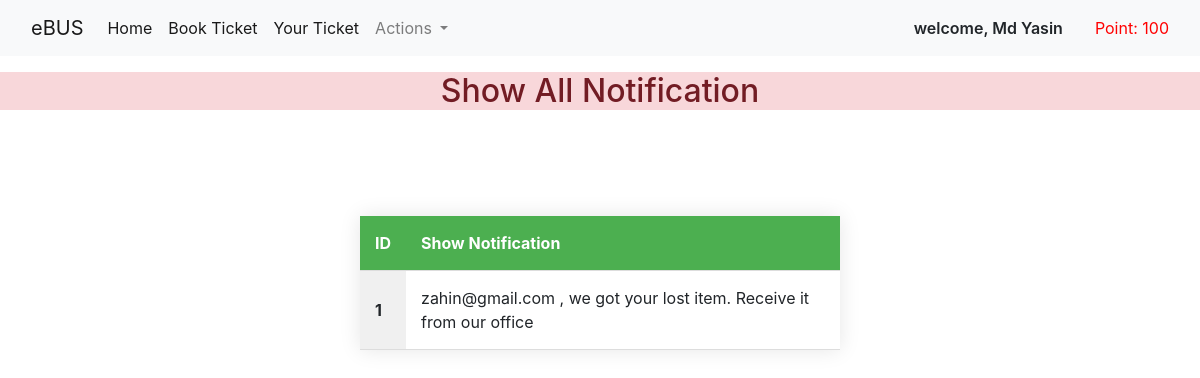
The page /givenotification/U2 on the database its author committed.
### user/models.py (models this page shows)
class User(models.Model):
    user_id = models.CharField(max_length=10, primary_key=True, default="#1")
    name = models.CharField(max_length=100, unique=True)
    email = models.EmailField(max_length=100, unique=True)
    date_joined = models.DateField(auto_now_add=True)
    point = models.IntegerField(default=100)
    password = models.CharField(max_length=100)
    active = models.BooleanField(default=False)

### stuff_panel/models.py (models this page shows)
class Notification(models.Model):
    givenotification=models.CharField(max_length=100)

### stuff_panel/views.py (the view)
# urls.py: path('givenotification/<id>', views.givenotification, name="givenotification"),
def givenotification(request,id):
    user = User.objects.filter(user_id=id).first()
    getnotification=Notification.objects.all()
    return render(request, 'stuff_panel/shownotification.html',{'user':user,'getnotification':getnotification})

### stuff_panel/templates/stuff_panel/shownotification.html (shortened to what this page needs)
{% extends "homepage/base.html" %}
{% load static %}
{% block content %}
    <link rel="stylesheet" href="{% static 'stuff_panel/css/bootstrap.css' %}">
    {% if getnotification %}
        <h2 class="text-center alert-danger"> Show All Notification </h2>
        <br ></br>
        <table class="center">
            <tr>
                <th>ID</th>
                <th>Show Notification</th>
            </tr>
        {% for i in getnotification %}
        <tr>
            <td>{{i.id}}</td>
            <td>{{i.givenotification}}</td>
        </tr>
        {% endfor %}
        </table>
    {% else %}
        <h1> No Data </h1>
    {% endif %}
    {% endblock content %}

### homepage/templates/homepage/base.html (shortened to what this page needs)
<!DOCTYPE html>
{% load static %}
<html lang="en">
<head>
    <link href="https://cdn.jsdelivr.net/npm/bootstrap@5.0.2/dist/css/bootstrap.min.css" rel="stylesheet">
    <link rel="stylesheet" href="{% static 'homepage/nav.css' %}">
</head>
<body>
    <nav class="navbar navbar-expand-lg navbar-light bg-light">
        <div class="container-fluid">
          <a class="navbar-brand" href="#">eBUS</a>
          <div class="collapse navbar-collapse" id="navbarSupportedContent">
            <ul class="navbar-nav me-auto mb-2 mb-lg-0">
              <li class="nav-item">
                  <a class="nav-link active" aria-current="page" href="{% url 'homepage' id=user.user_id %}">Home</a>
              </li>
              <li class="nav-item">
                  <a class="nav-link active" aria-current="page" href="{% url 'buses' id=user.user_id %}">Book Ticket</a>
              </li>
              <li class="nav-item">
                <a class="nav-link active" aria-current="page" href="{% url 'ticket' id=user.user_id %}">Your Ticket</a>
            </li>
              <li class="nav-item dropdown">
                <a class="nav-link dropdown-toggle" href="#" id="navbarDropdown" role="button" data-bs-toggle="dropdown" aria-expanded="false">
                  Actions
                </a>
              </li>
            </ul>
              <div class="welcome">welcome, {{ user.name }}</div>
              <div class="points">Point: {{ user.point }}</div>
          </div>
        </div>
      </nav>
      {% block content %}{% endblock content %}
</body>
</html>

### homepage/static/homepage/nav.css (style rules this page uses)
.welcome { font-weight: 600; margin-right: 2rem; }
.points { color: red; }

### stuff_panel/templates/stuff_panel/shownotification.html (style rules this page uses)
body { font-family: 'Arial', sans-serif; background-color: #f7f7f7; margin: 0; padding: 0; }
table { width: 40%; margin: 50px auto; border-collapse: collapse; box-shadow: 0 0 20px rgba(0, 0, 0, 0.1); background-color: #fff; }
th, td { padding: 15px; text-align: left; border-bottom: 1px solid #ddd; }
th { background-color: #4CAF50; color: white; }
tr { transition: background-color 0.3s; }
td:first-child { background-color: #f0f0f0; font-weight: bold; }

### rows shown on the page
User: name "Md Yasin", point "100"
Notification: id "1", givenotification "zahin@gmail.com , we got your lost item. Receive it from our office"
